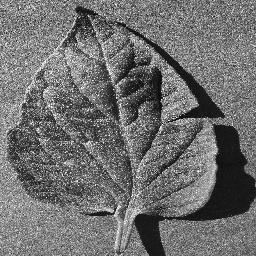
#> input picture 04 - Academics & CS/Semester 5/IPA/images/input/Tomato__healthy.JPG, 256 x 256 px
$ python dip_pipeline.py
#> lines starting #> are read from the running program, lines starting #| are printed output that depends on the picture
"""
dip_pipeline.py
================
Digital Image Processing pipeline (GRAYSCALE ONLY) for tomato leaf
disease screening, restricted to four stages:

    1. Image Acquisition
    2. Sampling and Quantization
    3. Gray-Level Transformations
    4. Image Enhancement (Contrast Stretching + Histogram Equalization)

Input images :
    images/input/Tomato__healthy.JPG
    images/input/Tomato___Late_blight.JPG

Output figures (saved to images/output/) are referenced directly in the
report (report.md / report.tex).

Libraries: opencv-python, numpy, matplotlib, scikit-image
"""

import os
import cv2
import numpy as np
import matplotlib.pyplot as plt
from skimage import exposure

# ---------------------------------------------------------------------
# Paths
# ---------------------------------------------------------------------
IN_DIR = os.path.join(os.path.dirname(__file__), "..", "images", "input")
OUT_DIR = os.path.join(os.path.dirname(__file__), "..", "images", "output")
os.makedirs(OUT_DIR, exist_ok=True)

HEALTHY_PATH = os.path.join(IN_DIR, "Tomato__healthy.JPG")
DISEASED_PATH = os.path.join(IN_DIR, "Tomato___Late_blight.JPG")


# =======================================================================
# SECTION 1 -- IMAGE ACQUISITION
# =======================================================================
def section1_acquisition():
    """Read both leaf images and load them directly as single-channel
    grayscale images. This is the acquisition stage: light reflected
    from the leaf is focused and sampled by the camera sensor into a
    discrete grid of pixel intensities f(x, y)."""

    gray_healthy = cv2.imread(HEALTHY_PATH, cv2.IMREAD_GRAYSCALE)
#> gray_healthy is the input picture: shape (256, 256); min 0, max 255, mean 110.9
    gray_diseased = cv2.imread(DISEASED_PATH, cv2.IMREAD_GRAYSCALE)
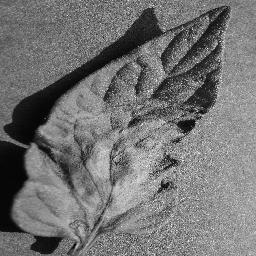
#> input picture 04 - Academics & CS/Semester 5/IPA/images/input/Tomato___Late_blight.JPG, 256 x 256 px
#> gray_diseased is the input picture: shape (256, 256); min 0, max 255, mean 115.3

    print("Healthy leaf  :", gray_healthy.shape, gray_healthy.dtype)
#| Healthy leaf  : (256, 256) uint8
    print("Diseased leaf :", gray_diseased.shape, gray_diseased.dtype)
#| Diseased leaf : (256, 256) uint8

    fig, axes = plt.subplots(1, 2, figsize=(8, 4.2))
    for ax, img, title in zip(
        axes, [gray_healthy, gray_diseased], ["Healthy leaf", "Late blight leaf"]
    ):
        ax.imshow(img, cmap="gray", vmin=0, vmax=255)
        ax.set_title(f"{title}\n{img.shape[0]}x{img.shape[1]}, 8-bit")
        ax.axis("off")
#> this loop made 2 passes
#> title on passes 1 to 2: 'Healthy leaf', 'Late blight leaf'
    fig.suptitle("Section 3.1 -- Image Acquisition (grayscale)")
    fig.tight_layout()
    fig.savefig(os.path.join(OUT_DIR, "01_acquisition.png"), dpi=160)
    plt.close(fig)

    return gray_healthy, gray_diseased


# =======================================================================
# SECTION 2 -- SAMPLING AND QUANTIZATION
# =======================================================================
def subsample(img, factor):
    """Spatial sampling: keep every 'factor'-th pixel (reduces spatial
    resolution -> blocky / pixelated appearance)."""
    return img[::factor, ::factor]


def requantize(img, levels):
    """Amplitude quantization: collapse the 256 possible gray levels
    down to 'levels' levels (reduces gray-level resolution -> visible
    false contours / banding)."""
    factor = 256 // levels
    return (img // factor) * factor


def section2_sampling_quantization(gray_healthy, gray_diseased):
    sample_factors = [1, 4, 12, 24]
    quant_levels = [256, 16, 4, 2]

    for name, img in [("healthy", gray_healthy), ("diseased", gray_diseased)]:
        fig, axes = plt.subplots(2, 4, figsize=(12, 6.2))

        # Row 1: spatial sub-sampling
        for ax, f in zip(axes[0], sample_factors):
            sampled = subsample(img, f)
            ax.imshow(sampled, cmap="gray", vmin=0, vmax=255)
            ax.set_title(f"Sampled every {f}-th px\n({sampled.shape[0]}x{sampled.shape[1]})")
            ax.axis("off")

        # Row 2: amplitude re-quantization
        for ax, levels in zip(axes[1], quant_levels):
            requant = requantize(img, levels)
            ax.imshow(requant, cmap="gray", vmin=0, vmax=255)
            ax.set_title(f"{levels} gray levels")
            ax.axis("off")

        fig.suptitle(f"Section 3.2 -- Sampling (top) and Quantization (bottom): {name} leaf")
        fig.tight_layout()
        fig.savefig(os.path.join(OUT_DIR, f"02_sampling_quantization_{name}.png"), dpi=160)
        plt.close(fig)
#> this loop made 2 passes
#> name on passes 1 to 2: 'healthy', 'diseased'


# =======================================================================
# SECTION 3 -- GRAY-LEVEL (INTENSITY) TRANSFORMATIONS
# =======================================================================
def section3_gray_level_transforms(gray_healthy, gray_diseased):
    for name, gray in [("healthy", gray_healthy), ("diseased", gray_diseased)]:
        gray_f = gray.astype(float) / 255.0

        negative = 255 - gray
        log_img = (np.log1p(gray_f) / np.log1p(1.0) * 255).astype("uint8")
        gamma_bright = (np.power(gray_f, 0.4) * 255).astype("uint8")   # gamma < 1: brighten
        gamma_dark = (np.power(gray_f, 2.5) * 255).astype("uint8")     # gamma > 1: darken

        images = [gray, negative, log_img, gamma_bright, gamma_dark]
        titles = ["Original", "Negative\ns=255-r", "Log transform\ns=c*log(1+r)",
                  "Power-law (gamma=0.4)\nbrighten", "Power-law (gamma=2.5)\ndarken"]

        fig, axes = plt.subplots(1, 5, figsize=(15, 3.4))
        for ax, im, t in zip(axes, images, titles):
            ax.imshow(im, cmap="gray", vmin=0, vmax=255)
            ax.set_title(t, fontsize=9)
            ax.axis("off")
        fig.suptitle(f"Section 3.3 -- Gray-Level Transformations: {name} leaf")
        fig.tight_layout()
        fig.savefig(os.path.join(OUT_DIR, f"03_gray_level_transforms_{name}.png"), dpi=160)
        plt.close(fig)

        # transfer function curves s = T(r)
        r = np.linspace(0, 1, 256)
        s_negative = 1 - r
        s_log = np.log1p(r) / np.log1p(1.0)
        s_gamma_b = np.power(r, 0.4)
        s_gamma_d = np.power(r, 2.5)

        fig, ax = plt.subplots(figsize=(5.2, 5))
        ax.plot(r, r, "k--", label="Identity (no change)")
        ax.plot(r, s_negative, label="Negative")
        ax.plot(r, s_log, label="Log")
        ax.plot(r, s_gamma_b, label="Gamma = 0.4 (brighten)")
        ax.plot(r, s_gamma_d, label="Gamma = 2.5 (darken)")
        ax.set_xlabel("Input intensity r (normalized)")
        ax.set_ylabel("Output intensity s = T(r)")
        ax.set_title(f"Transfer functions used ({name} leaf)")
        ax.legend(fontsize=8)
        ax.grid(alpha=0.3)
        fig.tight_layout()
        fig.savefig(os.path.join(OUT_DIR, f"03b_transform_curves_{name}.png"), dpi=160)
        plt.close(fig)
#> this loop made 2 passes
#> pass 1, in section3_gray_level_transforms, `negative = 255 - gray`:
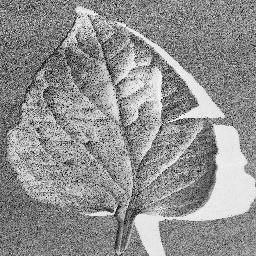
#> negative: shape (256, 256); min 0, max 255, mean 144.1
#> pass 1, in section3_gray_level_transforms, `gamma_bright = (np.power(gray_f, 0.4) * 255).astype("uint8")`:
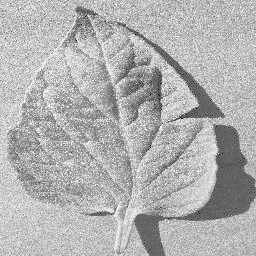
#> gamma_bright: shape (256, 256); min 0, max 255, mean 176.5
#> pass 1, in section3_gray_level_transforms, `fig.savefig(os.path.join(OUT_DIR, f"03b_transform_curves_{name}.png"),..`:
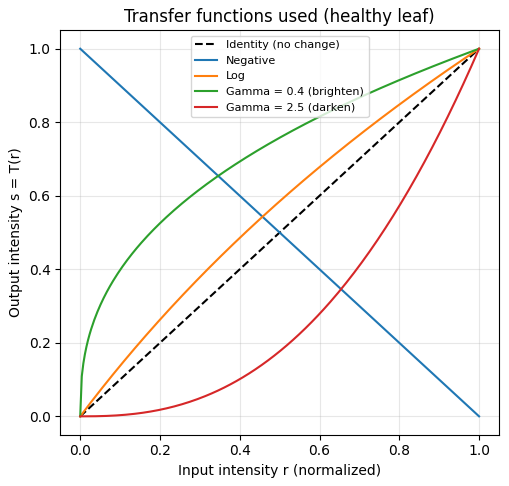
#> figure drawn by matplotlib, 1 panel; curve peaks at x = 1, y = 1; curve peaks at x = 0, y = 1; curve peaks at x = 1, y = 1


# =======================================================================
# SECTION 4 -- IMAGE ENHANCEMENT: CONTRAST STRETCHING + HISTOGRAM EQ.
# =======================================================================
def section4_enhancement(gray_healthy, gray_diseased):
    stats = {}

    for name, gray in [("healthy", gray_healthy), ("diseased", gray_diseased)]:
        # 1. Contrast stretching (2nd-98th percentile -> [0,255])
        p2, p98 = np.percentile(gray, (2, 98))
        stretched = exposure.rescale_intensity(gray, in_range=(p2, p98))

        # 2. Global histogram equalization
        equalized = cv2.equalizeHist(gray)

        fig, axes = plt.subplots(2, 3, figsize=(12, 7.4))

        # top row: images
        for ax, im, t in zip(
            axes[0],
            [gray, stretched, equalized],
            ["Original", f"Contrast-stretched\n(p2={p2:.0f}, p98={p98:.0f})", "Histogram-equalized"],
        ):
            ax.imshow(im, cmap="gray", vmin=0, vmax=255)
            ax.set_title(t, fontsize=9)
            ax.axis("off")

        # bottom row: histograms
        for ax, im, t, c in zip(
            axes[1],
            [gray, stretched, equalized],
            ["Original histogram", "Stretched histogram", "Equalized histogram"],
            ["gray", "tab:blue", "tab:red"],
        ):
            ax.hist(im.ravel(), bins=256, range=(0, 255), color=c, alpha=0.8)
            ax.set_title(t, fontsize=9)
            ax.set_xlabel("Gray level")
            ax.set_ylabel("Pixel count")
            ax.set_xlim(0, 255)

        fig.suptitle(f"Section 3.4 -- Contrast Stretching & Histogram Equalization: {name} leaf")
        fig.tight_layout()
        fig.savefig(os.path.join(OUT_DIR, f"04_enhancement_{name}.png"), dpi=160)
        plt.close(fig)

        stats[name] = {
            "mean": float(np.mean(gray)),
            "std": float(np.std(gray)),
            "p2": float(p2),
            "p98": float(p98),
            "dynamic_range": float(p98 - p2),
            "mean_stretched": float(np.mean(stretched)),
            "std_stretched": float(np.std(stretched)),
            "mean_equalized": float(np.mean(equalized)),
            "std_equalized": float(np.std(equalized)),
        }
#> this loop made 2 passes
#> (name, p2, p98) on passes 1 to 2: ('healthy', 20, 213), ('diseased', 8, 191)
#> pass 1, in section4_enhancement, `equalized = cv2.equalizeHist(gray)`:
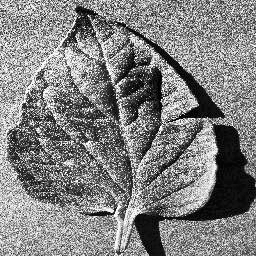
#> equalized: shape (256, 256); min 0, max 255, mean 128.2
#> pass 1, in section4_enhancement, `fig.savefig(os.path.join(OUT_DIR, f"04_enhancement_{name}.png"), dpi=1..`:
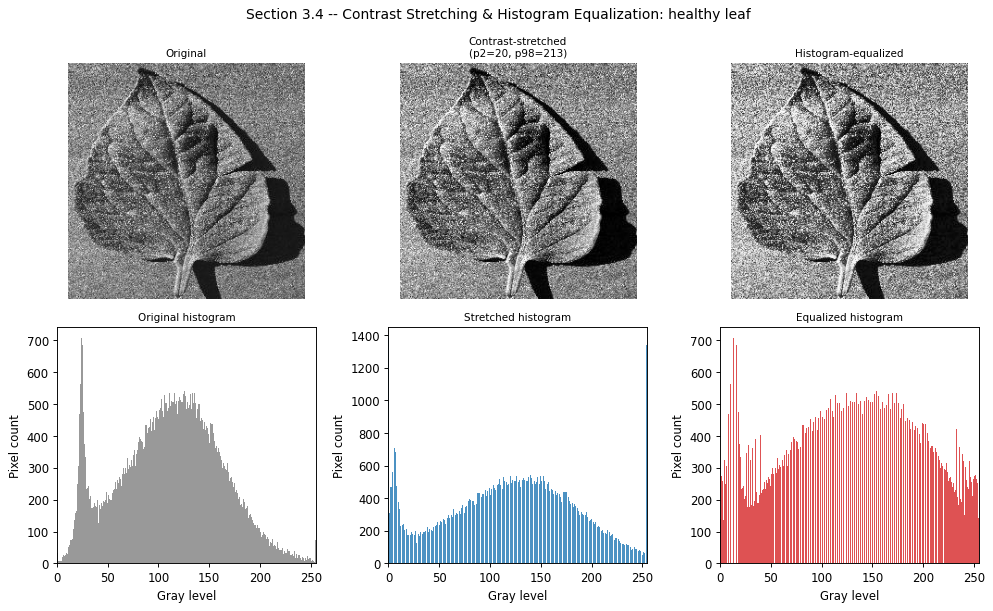
#> figure drawn by matplotlib, 6 panels; panel 4: tallest bar 706 high, from x = 23.91 to 24.9; panel 5: tallest bar 1380 high, from x = 0 to 0.996; panel 6: tallest bar 706 high, from x = 12.95 to 13.95
#> after the loop, stats = 2 items

    # Overlaid histogram comparison: healthy vs diseased (original grayscale)
    fig, ax = plt.subplots(figsize=(6.5, 4.5))
    ax.hist(gray_healthy.ravel(), bins=256, range=(0, 255), color="tab:green",
            alpha=0.55, label="Healthy leaf")
    ax.hist(gray_diseased.ravel(), bins=256, range=(0, 255), color="tab:brown",
            alpha=0.55, label="Late blight leaf")
    ax.set_xlabel("Gray level")
    ax.set_ylabel("Pixel count")
    ax.set_title("Original grayscale histograms: healthy vs. diseased leaf")
    ax.legend()
    fig.tight_layout()
    fig.savefig(os.path.join(OUT_DIR, "04b_histogram_comparison.png"), dpi=160)
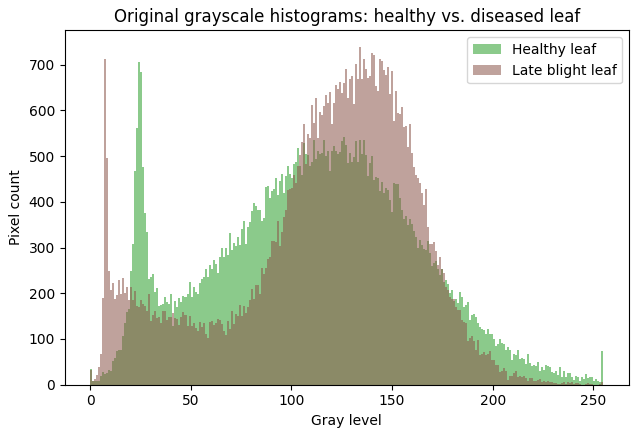
#> figure drawn by matplotlib, 1 panel; tallest bar 706 high, from x = 23.91 to 24.9; tallest bar 738 high, from x = 133.5 to 134.5
    plt.close(fig)

    return stats


if __name__ == "__main__":
    gray_healthy, gray_diseased = section1_acquisition()
    section2_sampling_quantization(gray_healthy, gray_diseased)
    section3_gray_level_transforms(gray_healthy, gray_diseased)
    stats = section4_enhancement(gray_healthy, gray_diseased)
#> stats = 2 items

    print("\n--- Summary statistics (Section 3.4) ---")
    for name, s in stats.items():
        print(f"\n{name.upper()} LEAF")
        for k, v in s.items():
            print(f"  {k:18s}: {v:.2f}")
